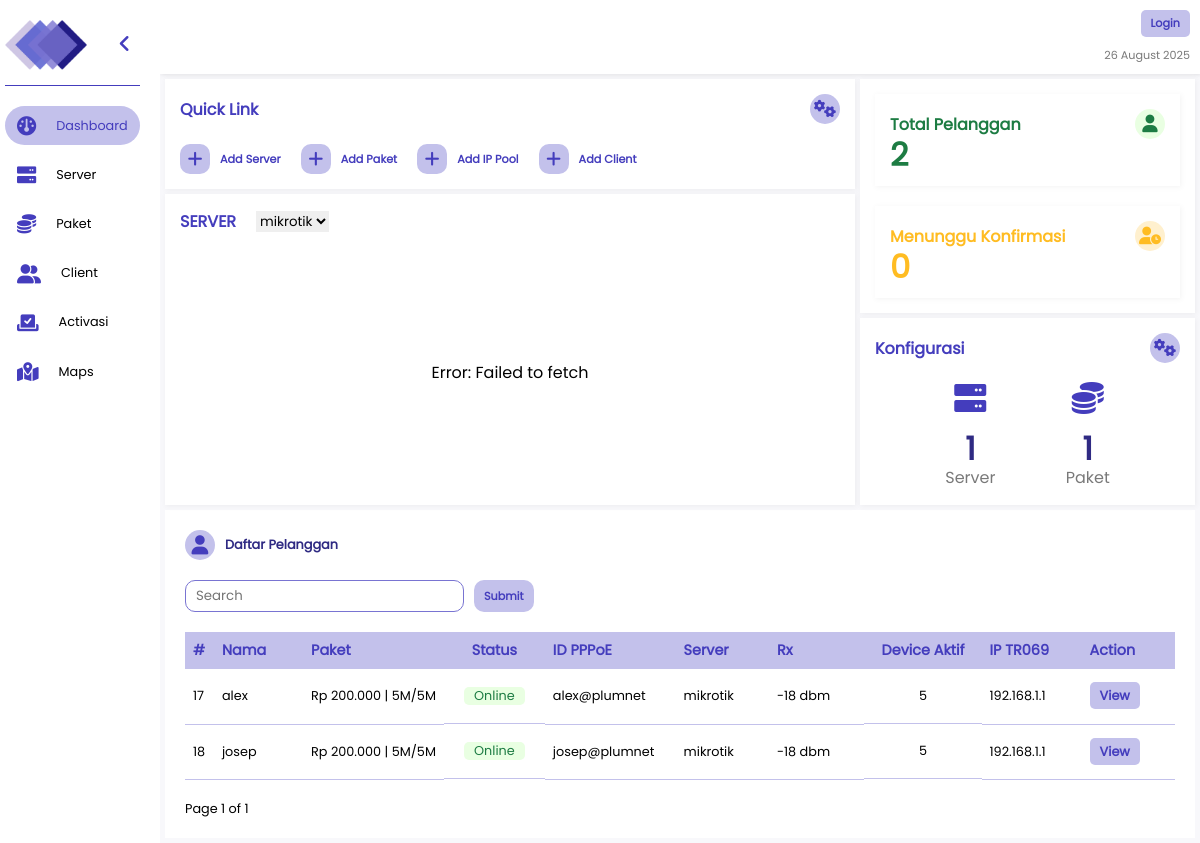
The page / on the database its author committed.
### polls/models.py (models this page shows, shortened)
class Client(models.Model):
    id_paket = models.ForeignKey(Paket, on_delete=models.SET_NULL, null=True, blank=True, related_name='pakets')
    name = models.CharField(max_length=255)
    address = models.CharField(max_length=255)
    email = models.EmailField(null=True, blank=True)
    phone = models.CharField(max_length=255)
    pppoe = models.CharField(max_length=255)
    password = models.CharField(max_length=255)
    isActive = models.BooleanField(default=True)
    isApproved = models.BooleanField(default=True)
    local_ip = models.GenericIPAddressField(blank=True, null=True)
    lat = models.CharField(max_length=255, null=True, blank=True)
    long = models.CharField(max_length=255, null=True, blank=True)
    temp_paket = models.ForeignKey(Paket, on_delete=models.SET_NULL, related_name='temp_paket', null=True, blank=True)
    temp_name = models.CharField(max_length=255, null=True, blank=True)
    temp_address = models.CharField(max_length=255, null=True, blank=True)
    temp_phone = models.CharField(max_length=255, null=True, blank=True)
    temp_email = models.EmailField(null=True, blank=True)
    temp_pppoe = models.CharField(max_length=255, null=True, blank=True)
    temp_password = models.CharField(max_length=255, null=True, blank=True)
    temp_local_ip = models.GenericIPAddressField(blank=True, null=True)
    temp_lat = models.CharField(max_length=255, null=True, blank=True)
    temp_long = models.CharField(max_length=255, null=True, blank=True)
    isServerNull = models.BooleanField(default=False)
    isPayed = models.BooleanField(default=True)

class Paket(models.Model):
    name = models.CharField(max_length=255)
    price = models.IntegerField()
    limit = models.CharField(max_length=255)
    id_ip_pool = models.ForeignKey(IPPool, on_delete=models.SET_NULL,null=True, blank=True, related_name='ip_pools')

class IPPool(models.Model):
    id_server = models.ForeignKey(Server, on_delete=models.SET_NULL, null=True, blank=True, related_name='servers')
    name = models.CharField(max_length=100)
    ip_range = models.CharField(max_length=100)

class Server(models.Model):
    name = models.CharField(max_length=255)
    host = models.GenericIPAddressField()
    username = models.CharField(max_length=255)
    password = models.CharField(max_length=255)
    genieacs = models.GenericIPAddressField(blank=True, null=True)

### polls/views.py (the view, shortened to what this page needs)
# urls.py: path('', views.dashboard, name='dashboard'),
def dashboard(request) :
    servers = Server.objects.all()
    clients = Client.objects.all()
    query = request.GET.get('s', '')
    total_servers = Server.objects.count()
    total_pakets = Paket.objects.count()
    total_clients = Client.objects.count()
    inactive_count = Client.objects.filter(isActive=0).count()
    query_lower = query.strip().lower()
    status_filter = Q()
    if query_lower == "online":
        status_filter = Q(isActive=True)
    elif query_lower == "offline":
        status_filter = Q(isActive=False)
    paginator = Paginator(clients, 10)
    page_number = request.GET.get('page')
    clients = paginator.get_page(page_number)
    context = {
        'total_servers' : total_servers,
        'total_pakets' : total_pakets,
        'total_clients' : total_clients,
        'inactive_clients' : inactive_count,
        'servers' : servers,
        'query' : query,
        'clients' : clients
    }
    return render(request, 'pages/dashboard.html', context)

### polls/templatetags/custom_filters.py (called while the page is built)
@register.filter()
def rupiah(value):
    try:
        value = int(value)
        return "Rp {:,}".format(value).replace(",", ".")
    except (ValueError, TypeError):
        return value

### polls/templates/pages/dashboard.html (shortened to what this page needs)
{% extends 'index.html' %} {% block content %} {% load static %} {% load custom_filters%}
<div class="column dashboard content-page">
  <div class="main-container row">
    <div class="column container1">
      <div class="item card-config quick column">
        <div class="title row">
          <div class="main-text" style="--clr: var(--clr-second)">
            Quick Link
          </div>
          <i
            class="fa-solid fa-gears"
            style="--clr: var(--clr-fourth); --icon-clr: var(--clr-second)"
          ></i>
        </div>
        <div class="quick-link row">
          <a href="{% url 'add-server' %}" class="row">
            <i
              class="fa-solid fa-plus"
              style="--clr: var(--clr-fourth); --icon-clr: var(--clr-second)"
            ></i>
            <b>Add Server</b>
          </a>
          <a href="{% url 'add-paket' %}" class="row">
            <i
              class="fa-solid fa-plus"
              style="--clr: var(--clr-fourth); --icon-clr: var(--clr-second)"
            ></i>
            <b>Add Paket</b>
          </a>
          <a href="{% url 'add-ip' %}" class="row">
            <i
              class="fa-solid fa-plus"
              style="--clr: var(--clr-fourth); --icon-clr: var(--clr-second)"
            ></i>
            <b>Add IP Pool</b>
          </a>
          <a href="{% url 'add-client' %}" class="row">
            <i
              class="fa-solid fa-plus"
              style="--clr: var(--clr-fourth); --icon-clr: var(--clr-second)"
            ></i>
            <b>Add Client</b>
          </a>
        </div>
      </div>
      <div class="item card-monitoring column">
        <div class="title row">
          <div class="main-text" style="--clr: var(--clr-second)">Server</div>
          <select name="server" id="server">
            {% for server in servers %}
            <option value="{{ server.id }}" {% if forloop.first %} selected {% endif %}>
              {{ server.name }}
            </option>
            {% endfor %}
          </select>
        </div>
        <div id="server-info" class="column" style="gap: 10px"></div>
      </div>
    </div>
    <div class="column container2">
      <div class="item card-config column">
        <div class="item card-client column">
          <div class="title row">
            <div class="text">
              <div class="main-text" style="--clr: var(--clr-g1)">
                Total Pelanggan
              </div>
            </div>
            <i
              class="fa-solid fa-user"
              style="--clr: var(--clr-g2); --icon-clr: var(--clr-g1)"
            ></i>
          </div>
          <div class="number" style="--clr: var(--clr-g1)">
            {{ total_clients }}
          </div>
        </div>
        <div class="item card-client column">
          <div class="title row">
            <div class="text">
              <div class="main-text" style="--clr: var(--clr-y1)">
                Menunggu Konfirmasi
              </div>
            </div>
            <i
              class="fa-solid fa-user-clock"
              style="--clr: var(--clr-y2); --icon-clr: var(--clr-y1)"
            ></i>
          </div>
          <div class="number" style="--clr: var(--clr-y1)">
            {{ inactive_clients }}
          </div>
        </div>
      </div>
      <div class="item card-config column">
        <div class="title row">
          <div class="main-text" style="--clr: var(--clr-second)">
            Konfigurasi
          </div>
          <i
            class="fa-solid fa-gears"
            style="--clr: var(--clr-fourth); --icon-clr: var(--clr-second)"
          ></i>
        </div>
        <div class="config-wrapper row">
          <div class="config-item column">
            <i class="fa-solid fa-server"></i>
            <div class="number">{{ total_servers }}</div>
            <div class="text-grey">Server</div>
          </div>
          <div class="config-item column">
            <i class="fa-solid fa-coins"></i>
            <div class="number">{{ total_pakets }}</div>
            <div class="text-grey">Paket</div>
          </div>
        </div>
      </div>
    </div>
  </div>
  <div class="dashboard-table column">
    <div class="header-dashboard-table column">
      <div class="row title-head-td">
        <i
          class="fa-solid fa-user"
          style="--clr: var(--clr-fourth); --icon-clr: var(--clr-second)"
        ></i>
        <span class="title">Daftar Pelanggan</span>
      </div>
      <form method="GET" class="form-search row">
        <input
          class="search-box"
          type="search"
          placeholder="Search"
          name="s"
          value="{{ query }}"
        />
        <input class="search-button" type="submit" />
      </form>
    </div>
    <div class="table-container">
      <table class="table">
        <tr class="t-head">
          <th>#</th>
          <th>Nama</th>
          <th class="w-sm">Paket</th>
          <th class="center-th">Status</th>
          <th>ID PPPoE</th>
          <th>Server</th>
          <th>Rx</th>
          <th class="center-th">Device Aktif</th>
          <th>IP TR069</th>
          <th>Action</th>
        </tr>
        {% for client in clients %}
        <tr class="t-d">
          <td>{{ client.id }}</td>
          <td>{{ client.name }}</td>
          <td>{{ client.id_paket.price|rupiah }} | {{client.id_paket.limit}}</td>
          <td class="td-center">
            <div
              class="{% if client.isActive %}enable-t{% else %}disable-t{% endif %}"
            >
              {% if client.isActive %}Online{% else %}Offline{% endif %}
            </div>
          </td>
          <td>{{ client.pppoe }}</td>
          <td>{{ client.id_paket.id_ip_pool.id_server.name }}</td>
          <td>-18 dbm</td>
          <td class="td-center" style="padding: 18px 0;">5</td>
          <td>192.168.1.1</td>
          <td>
            <a href="{% url 'detail-client' client.id %}" class="main-button"
              >View</a
            >
          </td>
        </tr>
        {% empty %}
        <tr>
          <td colspan="7" class="center text-sm">Tidak ada data yang ditemukan</td>
        </tr>
        {% endfor %}
      </table>
    </div>
    <div class="pagination row text-sm">
      <span class="current-page"
        >Page {{ clients.number }} of {{ clients.paginator.num_pages }}</span
      >
    </div>
  </div>
</div>
{% endblock %}

### rows shown on the page
Client: id "17", name "alex", id_paket.price|rupiah "Rp 200.000", id_paket.limit "5M/5M", isActive "Online", pppoe "alex@plumnet", id_paket.id_ip_pool.id_server.name "mikrotik"
Client: id "18", name "josep", id_paket.price|rupiah "Rp 200.000", id_paket.limit "5M/5M", isActive "Online", pppoe "josep@plumnet", id_paket.id_ip_pool.id_server.name "mikrotik"

### other values the page prints
{{ total_clients }} "2"
{{ inactive_clients }} "0"
{{ total_servers }} "1"
{{ total_pakets }} "1"
{{ clients.number }} "1"
{{ clients.paginator.num_pages }} "1"
form field server "mikrotik"
